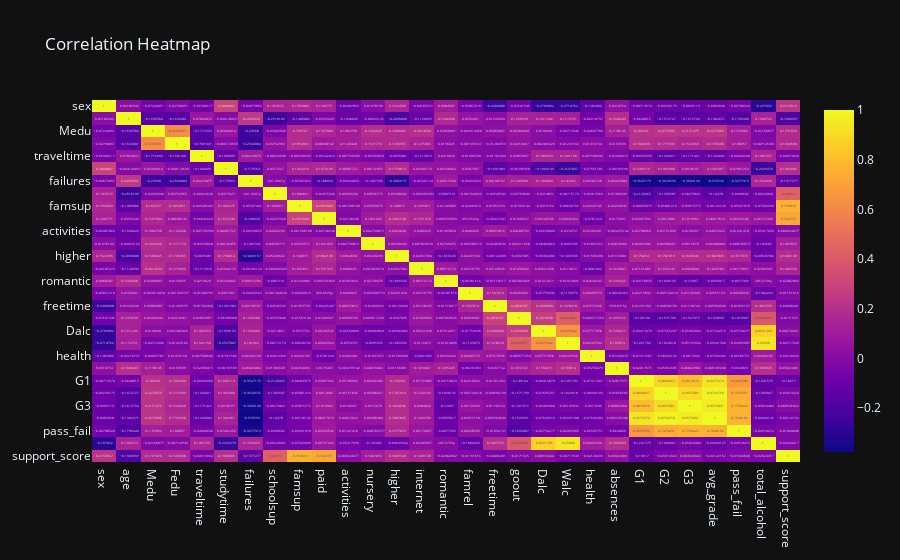

This figure's notebook cell:
### Code cell
# Interactive correlation heatmap
plot_correlation_heatmap(df[numeric_cols], interactive=True)

### Figure 1 — Plotly figure (JSON) as saved in the notebook; plotly's stock layout.template omitted (floating-point values rounded to 4 significant figures; data arrays with more than 128 entries replaced by an {"elided": "..."} marker saying what was removed)
{"data": [{"coloraxis": "coloraxis", "name": "0", "texttemplate": "%{z}", "x": ["sex", "age", "Medu", "Fedu", "traveltime", "studytime", "failures", "schoolsup", "famsup", "paid", "activities", "nursery", "higher", "internet", "romantic", "famrel", "freetime", "goout", "Dalc", "Walc", "health", "absences", "G1", "G2", "G3", "avg_grade", "pass_fail", "total_alcohol", "support_score"], "y": ["sex", "age", "Medu", "Fedu", "traveltime", "studytime", "failures", "schoolsup", "famsup", "paid", "activities", "nursery", "higher", "internet", "romantic", "famrel", "freetime", "goout", "Dalc", "Walc", "health", "absences", "G1", "G2", "G3", "avg_grade", "pass_fail", "total_alcohol", "support_score"], "z": {"elided": "29x29 float values"}, "type": "heatmap", "xaxis": "x", "yaxis": "y", "hovertemplate": "x: %{x}<br>y: %{y}<br>color: %{z}<extra></extra>"}], "layout": {"xaxis": {"anchor": "y", "domain": [0.0, 1.0]}, "yaxis": {"anchor": "x", "domain": [0.0, 1.0], "autorange": "reversed"}, "coloraxis": {"colorscale": [[0.0, "#0d0887"], [0.1111, "#46039f"], [0.2222, "#7201a8"], [0.3333, "#9c179e"], [0.4444, "#bd3786"], [0.5556, "#d8576b"], [0.6667, "#ed7953"], [0.7778, "#fb9f3a"], [0.8889, "#fdca26"], [1.0, "#f0f921"]]}, "title": {"text": "Correlation Heatmap"}}}
